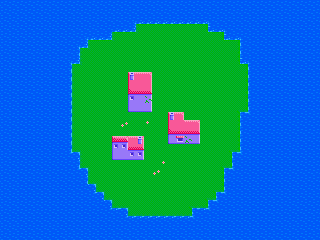

A 2D game scene composited from a Tiled map and its tileset images. What follows is a short description and the map's XML, with each tile layer's data collapsed to a summary:
An orthogonal 40x30 tile map with 8x8 px tiles, 2 tile layers (base, details), 1 hidden layer not drawn, 2 tilesets.

<map version="1.0" orientation="orthogonal" renderorder="right-down" width="40" height="30" tilewidth="8" tileheight="8" nextobjectid="21">
 <tileset firstgid="1" name="tileset" tilewidth="8" tileheight="8" tilecount="462" columns="21">
  <image source="game/img/tileset.png" width="168" height="176" />
 </tileset>
 <tileset firstgid="463" name="walltileset" tilewidth="8" tileheight="8" tilecount="1" columns="1">
  <image source="game/img/walltileset.png" width="8" height="8" />
 </tileset>
 <layer name="base" width="40" height="30">
  <data>[1200 cells, 1200 non-empty, 43 distinct tile ids]</data>
 </layer>
 <layer name="details" width="40" height="30">
  <data>[1200 cells, 15 non-empty, 6 distinct tile ids]</data>
 </layer>
 <layer name="walls" width="40" height="30" visible="0">
  <data>[1200 cells, 800 non-empty, 1 distinct tile ids]</data>
 </layer>
</map>